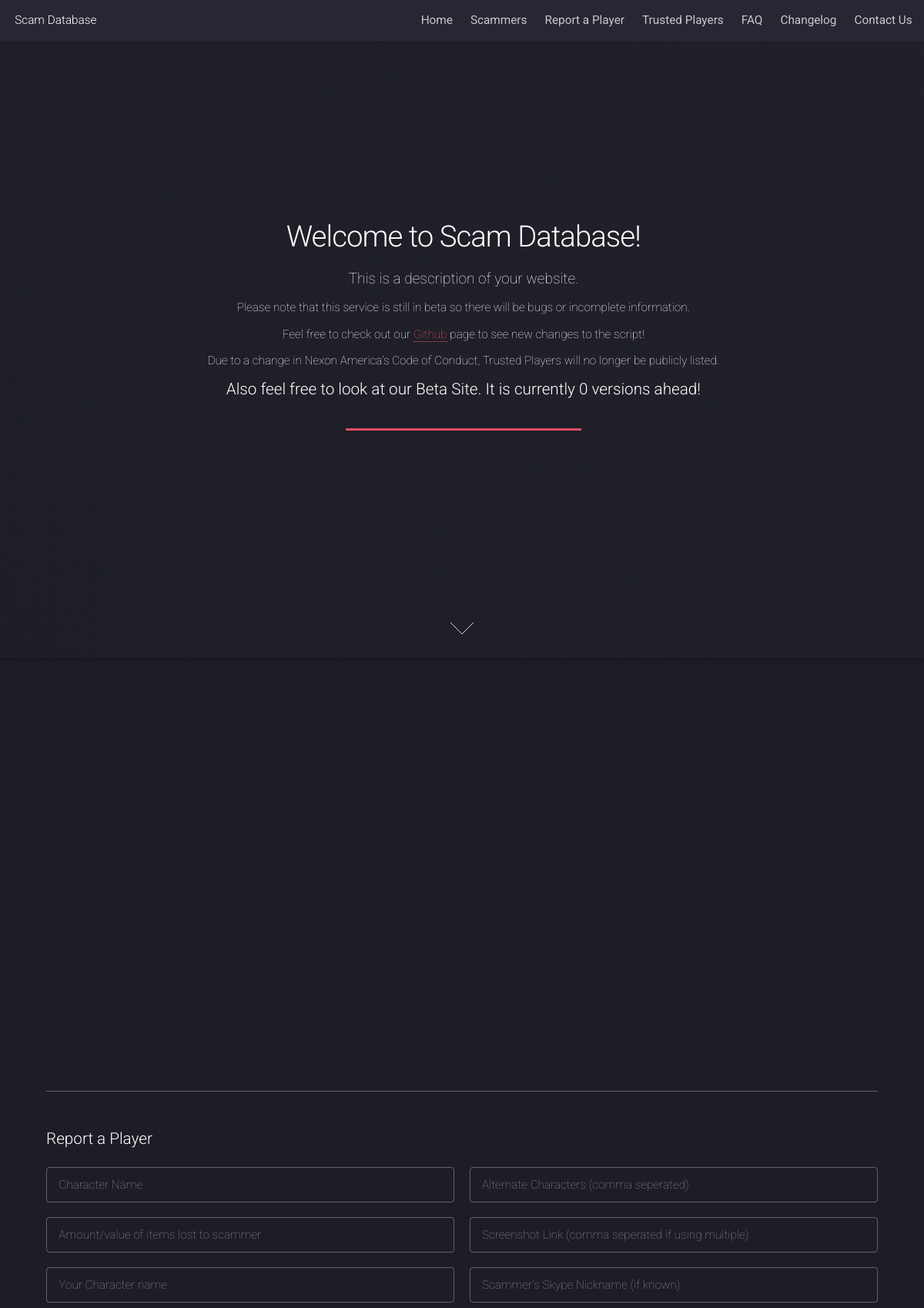
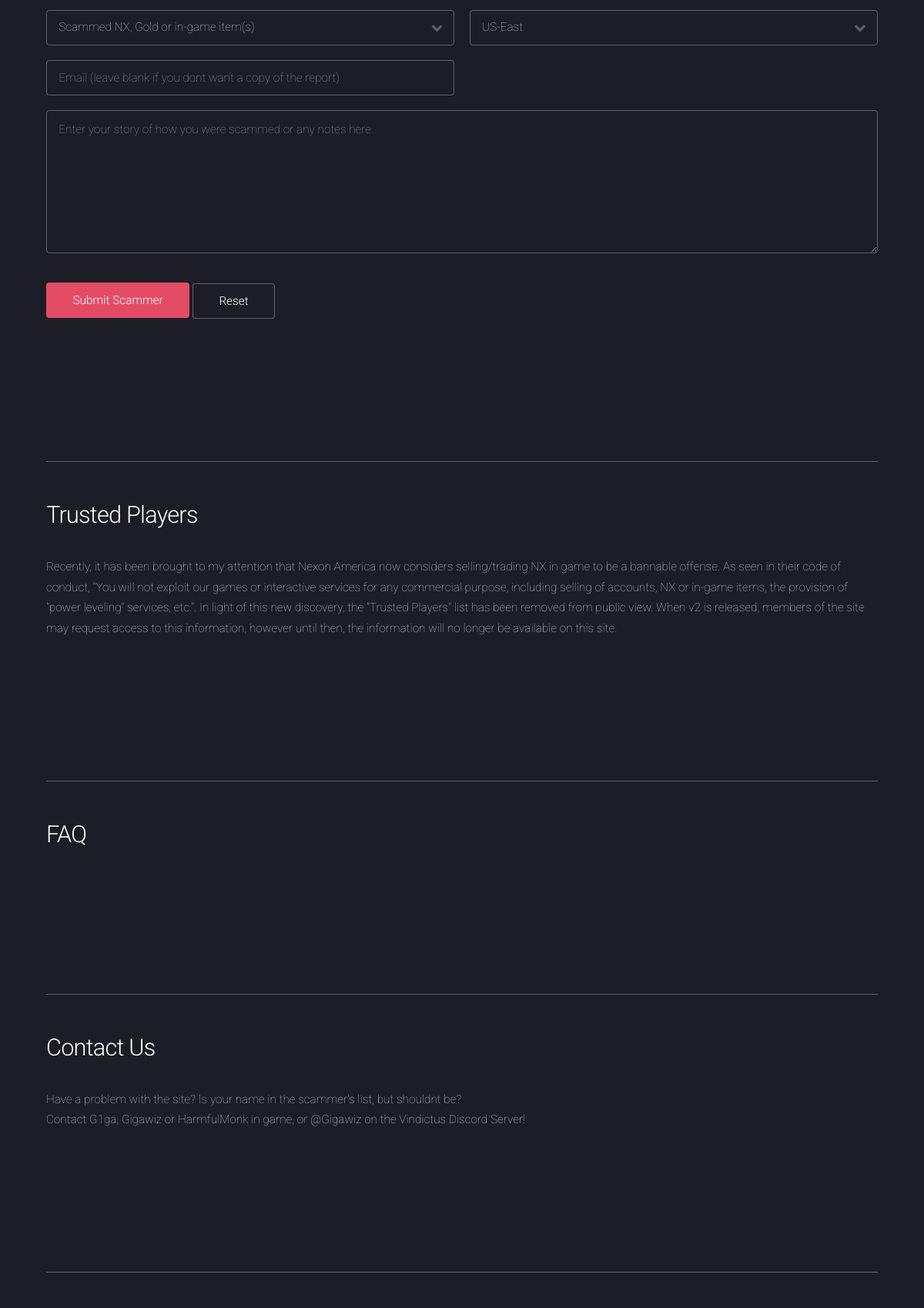
The page / (upper part) on the database its author committed (2 pictures, top to bottom).
### tables this page shows
CREATE TABLE IF NOT EXISTS `menu_entries` (
  `id` int(11) NOT NULL,
  `title` text NOT NULL,
  `link` text NOT NULL,
  `styling` text NOT NULL,
  `changefreq` text NOT NULL,
  `priority` text NOT NULL
);

### config.php (called while the page is built, shortened)
<?php
$_DB = array (
	"host" => "localhost",
	"username" => "",
	"password" => "",
	"database" => ""
);
$con = new mysqli($_DB['host'],$_DB['username'],$_DB['password'],$_DB['database']);
include('functions.php');
$_SITE = array(
	"title" => getSetting("title"),
	"url" => getSetting("url"),
	"keywords" => getSetting("keywords"),
	"description" => getSetting("description"),
	"author" => getSetting("author")
);
$_GOOGLE =array(
	"key" => getSetting("captcha_key"),
	"secret" => getSetting("captcha_secret"),
	"captcha_enabled" => getSetting("captcha_enabled"),
	"analytics" => getSetting("analytics_code"),
	"ad_spots" => getSetting("ad_spots_enabled")
);

### functions.php (the view, shortened to what this page needs)
<?php
function genMenu()
{
	global $con;
	$sql = "SELECT * FROM `menu_entries`";
	$query = mysqli_query($con, $sql) or die("bad menu");
	while( $row=mysqli_fetch_array($query) ) {
		if ($row['link'] !== "" || !empty($row['link']))
		{
				echo '<li><a href="'.$row['link'].'"'.$row['styling'].'>'.$row['title'].'</a></li>';
		}
	}
}
function getSetting($setting)
{
	global $con;
	$sql = "SELECT `".$setting."` FROM `settings` ORDER BY ID DESC LIMIT 0,1";
	$query = mysqli_query($con, $sql) or die("bad setting");
	while( $row=mysqli_fetch_array($query) ) {
		return $row[$setting];
	}
}

### index.php (shortened to what this page needs)
<?php include('config.php');
countTraffic(getIpAddress());?>
<!DOCTYPE HTML>
<html>
	<head>
		<link rel="stylesheet" href="assets/css/main.css" />
		<link type="text/css" rel="stylesheet" href="assets/css/datatables.css" title="Datatables Styles" />
		<link href="assets/css/featherlight.min.css" type="text/css" rel="stylesheet" />
		<link href="assets/css/featherlight.gallery.min.css" type="text/css" rel="stylesheet" />
		<link href="assets/css/profile.css" type="text/css" rel="stylesheet" />
	</head>
	<body>
		<div id="page-wrapper">
				<header id="header">
					<h1 id="logo"><a href="<?php echo $_SITE['url']; ?>"><?php echo $_SITE['title']; ?></a></h1>
					<nav id="nav">
						<ul>
							<?php genMenu(); ?>
						</ul>
					</nav>
				</header>
				<section id="banner">
					<div class="content">
						<header class="major">
							<h2>Welcome to <?php echo $_SITE['title']; ?>!</h2>
							<p><?php echo $_SITE['description']; ?></p>
							<p>Please note that this service is still in beta so there will be bugs or incomplete information.</p>
							<p>Feel free to check out our <a href="https://github.com/Gigawiz/VindictusScamDB" target="_blank">Github</a> page to see new changes to the script!</p>
							<p>Due to a change in Nexon America's Code of Conduct, Trusted Players will no longer be publicly listed.</p>
							<p><h3>Also feel free to look at our <a href="http://beta.vindictusscamdb.com">Beta Site</a>. It is currently 0 versions ahead!</h3></p>
						</header>
					</div>
					<a href="#scammers" class="goto-next scrolly">Next</a>
				</section>
				<section id="scammers" class="wrapper style1 special fade-up">
				</section>
				<section id="report" class="wrapper style1">
					<div class="container">
						<div class="box alt">
						<hr />
						<h3>Report a Player</h3>
							<form id="reportscammer">
								<div class="row uniform 50%">
									<div class="6u 12u$(xsmall)">
										<input type="text" name="ign" id="ingamename" placeholder="Character Name" />
									</div>
									<div class="6u$ 12u$(xsmall)">
										<input type="text" name="alts" id="alts" placeholder="Alternate Characters (comma seperated)"/>
									</div>
									<div class="6u 12u$(xsmall)">
										<input type="text" name="scamamt" id="scamamt" placeholder="Amount/value of items lost to scammer"/>
									</div>
									<div class="6u$ 12u$(xsmall)">
										<input type="text" name="screenshots" id="screenshots" placeholder="Screenshot Link (comma seperated if using multiple)"/>
									</div>
									<div class="6u 12u(xsmall)">
										<input type="text" name="submittedby" id="submittedby" placeholder="Your Character name"/>
									</div>
									<div class="6u$ 12u$(xsmall)">
										<input type="text" name="skype" id="skype" placeholder="Scammer's Skype Nickname (if known)"/>
									</div>
									<div class="6u 12u$(xsmall)">
										<div class="select-wrapper">
											<select name="scamtype" id="scamtype">
												<option value="Scamming">Scammed NX, Gold or in-game item(s)</option>
											</select>
										</div>
									</div>
									<div class="6u$ 12u$(xsmall)">
										<div class="select-wrapper">
											<select name="server" id="server">
												<option value="US-East">US-East</option>
											</select>
										</div>
									</div>
									<div class="6u 12u$(xsmall)">
											<input type="email" name="email" id="email" value="" placeholder="Email (leave blank if you dont want a copy of the report)" />
									</div>
									<div class="12u$">
										<textarea name="notes" id="notes" placeholder="Enter your story of how you were scammed or any notes here." rows="6"></textarea>
									</div>
									<?php if($_GOOGLE['captcha_enabled'])
									{
										echo '<div class="6u$ 12u$(xsmall)">
										<div class="g-recaptcha" data-sitekey="'.$_GOOGLE['key'].'"></div>
									</div>';
									} ?>
									<div class="12u$">
										<ul class="actions">
										 <a id="submitscammer" class="button special" data-featherlight="<p id='reportstatus'></p>" style="color:black;">Submit Scammer</a>
											<li><input type="reset" value="Reset" /></li>
										</ul>
									</div>
								</div>
							</form>
						</div>
					</div>
				</section>
				<section id="trusted" class="wrapper style1">
					<div class="container">
						<div class="box alt">
						<hr />
						<h2>Trusted Players</h2>
						<p>Recently, it has been brought to my attention that Nexon America now considers selling/trading NX in game to be a bannable offense. As seen in their code of conduct, "You will not exploit our games or interactive services for any commercial purpose, including selling of accounts, NX or in-game items, the provision of "power leveling" services, etc.". In light of this new discovery, the "Trusted Players" list has been removed from public view. When v2 is released, members of the site may request access to this information, however until then, the information will no longer be available on this site.</p>
						</div>
					</div>
				</section>
				<section id="faq" class="wrapper style1">
					<div class="container">
						<div class="box alt">
						<hr />
						<h2>FAQ</h2>
							</div>
						</div>
				</section>
				<section id="contact" class="wrapper style1">
					<div class="container">
						<div class="box alt">
						<hr />
						<h2>Contact Us</h2>
						<p>Have a problem with the site? Is your name in the scammer's list, but shouldnt be? <br />Contact G1ga, Gigawiz or HarmfulMonk in game, or @Gigawiz on the Vindictus Discord Server!</p>
						</div>
					</div>
				</section>
				<section id="changelog" class="wrapper style1">
					<div class="container">
						<div class="box alt">
						<hr />
							</div>
						</div>
				</section>
		</div>
	</body>
</html>

### rows shown on the page
menu_entries: title "Home"
menu_entries: title "Scammers"
menu_entries: title "Report a Player"
menu_entries: title "Trusted Players"
menu_entries: title "FAQ"
menu_entries: title "Changelog"
menu_entries: title "Contact Us"

### other values the page prints
$_SITE['title'] "Scam Database"
$_SITE['description'] "This is a description of your website."
